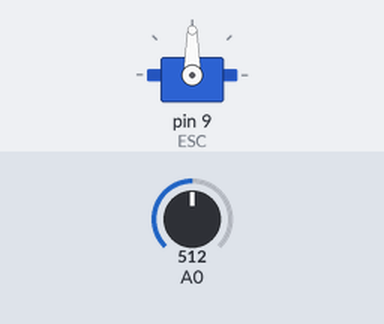
Recording of a sketch running on a simulated Arduino Uno, built with avr-gcc and run on an emulated ATmega328P. Shown: servo. Inputs (shaded band) come from the test bench; at power-on: A0 = 512.

Above: at 1.2 s.
1.3 s: A0 set to 716
At 1.9 s:
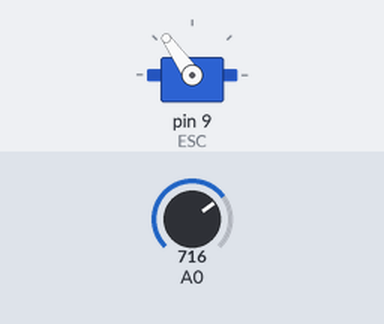
2.8 s: A0 set to 900
At 4.0 s:
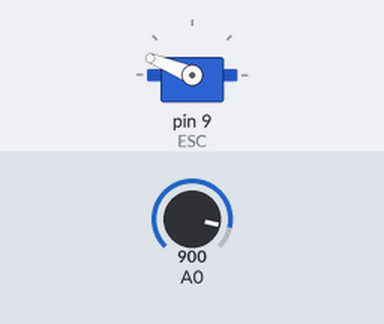
4.3 s: A0 set to 1023
At 5.4 s:
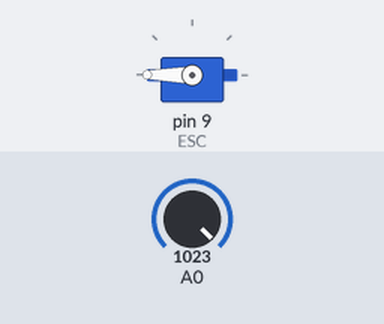
5.8 s: A0 set to 306
At 6.5 s:
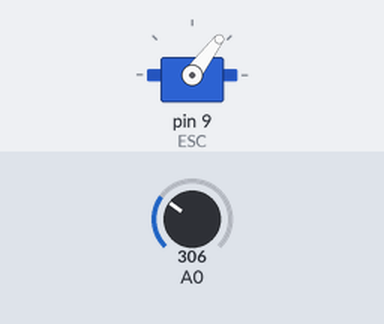
7.3 s: A0 set to 122
At 7.6 s:
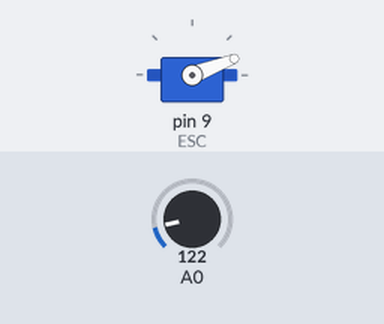
Timing chart, 0 to 9.8 s (numbered marks = the images above; inputs shaded):
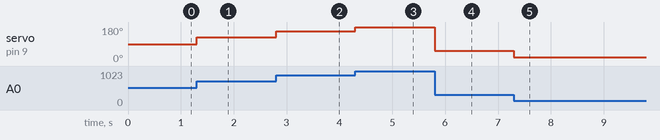

The sketch:

esc.ino
```cpp
/*
        Arduino Brushless Motor Control
     by Dejan, https://howtomechatronics.com
*/

#include <Servo.h>

Servo ESC;     // create servo object to control the ESC

const int minthrottle=1064; // microseconds
const int maxthrottle=1864;

// to calibrate
//   set pot to the max
//   power up esc
//   wait for one beep
//   set pot to the min
//   wait for two beeps

void setup() {
  ESC.attach(9,minthrottle,maxthrottle);
}

void loop() {
  int potValue = analogRead(A0);
  // scale it to use it with the servo library (value between 0 and 180)
  potValue = map(potValue, 0, 1023, 0, 180);
  ESC.write(potValue);
}
```

Measured:
- after the input at 1.3 s, servo on pin 9 (ESC): 90° → 125° at once
- after the input at 2.8 s, servo on pin 9 (ESC): 125° → 158° at once
- after the input at 4.3 s, servo on pin 9 (ESC): 158° → 180° at once
- after the input at 5.8 s, servo on pin 9 (ESC): 180° → 53° at once
- after the input at 7.3 s, servo on pin 9 (ESC): 53° → 21° at once
